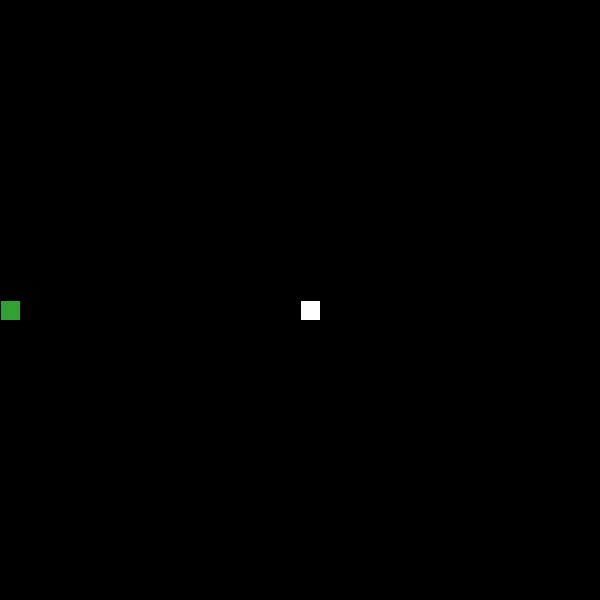
Frame 1 (no input)
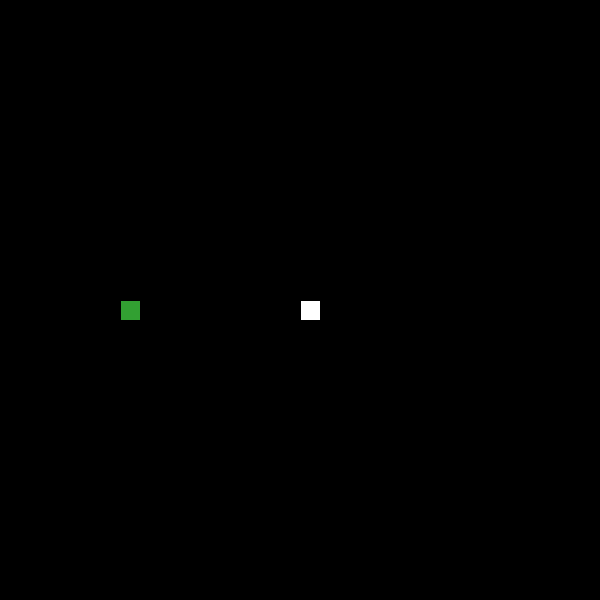
Frame 60 (the mouse pressed at the canvas centre just before this capture)
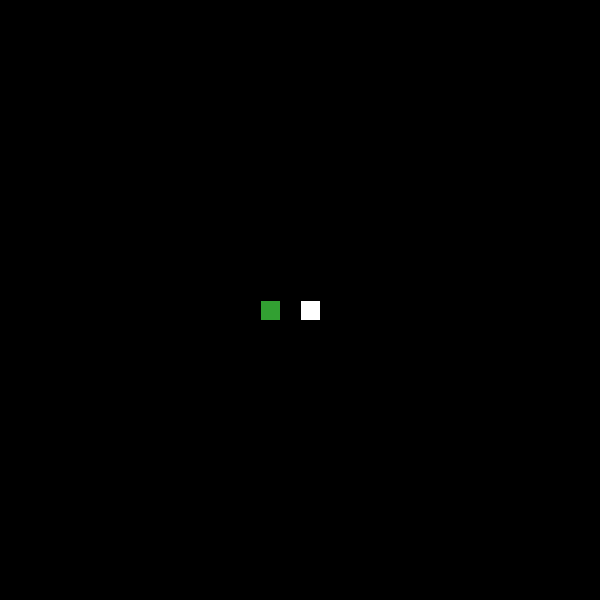
Frame 120 (the mouse held since frame 60 and released just before this capture)

The Processing sketch that drew these frames (run headless with seeded random() and noise(); from frame 60 on, the mouse is pressed at the canvas centre):

// Processing sketch: javaSnake
// ── javaSnake.pde
ArrayList<Integer> x = new ArrayList<Integer>(), y = new ArrayList<Integer>();
int w = 30, h = 30, blocks = 20, direction = 2, foodX = 15, foodY = 15;
int[]xDirection={0, 0, 1, -1 }, yDirection={1, -1, 0, 0, };
boolean gameOver = false;

void setup() {
  size(600,600);
  x.add(0);
  y.add(15);
}

void draw() {
  background(0,0,0);
  fill(50,160,50);
  for (int i = 0; i < x.size(); i++) rect(x.get(i)*blocks, y.get(i)*blocks, blocks, blocks);
  if(!gameOver){
    //food color
    fill(255,255,255);
    //draws the food
    rect(foodX*blocks, foodY*blocks, blocks, blocks);
  //speed of the snake
  if(frameCount%9==0){
    //x and y position/direction of the snake
    x.add(0, x.get(0) + xDirection[direction]);
    y.add(0, y.get(0) + yDirection[direction]);
  //location of the food
  if (x.get(0) == foodX && y.get(0) == foodY){
    foodX = (int)random(0, w);
    foodY = (int)random(0, h);
    } else {
    //removes blocks after the first
    x.remove(x.size()-1);
    y.remove(y.size()-1);
    }
    }
    }
}
//hi
void keyPressed() {
  //directs the snake up, down, left or right
  int newDir = keyCode == DOWN? 0: (keyCode == UP? 1: (keyCode == RIGHT? 2: (keyCode == LEFT? 3:-1)));
  if (newDir != -1) direction = newDir;
}
